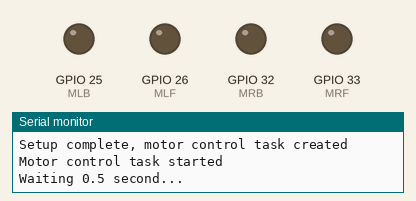
The sketch below on a simulated ESP32. Shown: output pins drawn as LEDs (lit = HIGH), the last lines printed to the serial monitor.

Above: at 0.1 s.
At 0.6 s:
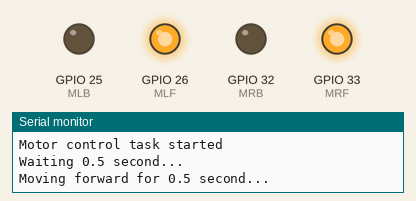
At 1.6 s:
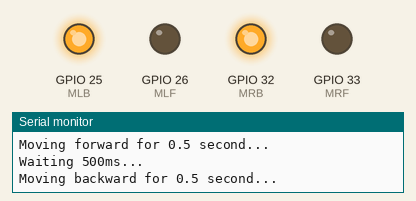
Timing chart, 0 to 3.5 s (numbered marks = the images above):
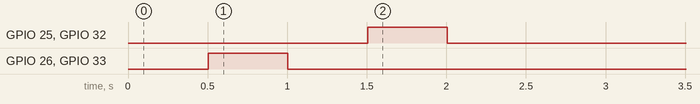

Measured:
- by itself, GPIO 25 (MLB), GPIO 32 (MRB): LOW → HIGH at 1.5 s, → LOW 0.50 s later
- by itself, GPIO 26 (MLF), GPIO 33 (MRF): LOW → HIGH at 0.50 s, → LOW 0.50 s later

The sketch:

base_IF4_TP2_BO_v2024_1.ino
```cpp
/**
 * 5GE-IF4 & 5GEA-IF5
 * 开放回路(BO)基础程序
 * 版本: 2024.1
 * 日期: 2024年9月17日
 * 作者: A. Lelevé
 *
 * **程序目标:**
 * 本程序旨在作为移动机器人开环控制的基础框架,其预期行为如下:
 *   1. 等待 1 秒。
 *   2. 使机器人前进 500 毫秒。
 *   3. 等待 500 毫秒。
 *   4. 使机器人后退 500 毫秒。
 *   5. 最终停止机器人。
 * (注意: 上述核心逻辑需由用户在后续实现中添加,此文件仅为初始化框架)
 */

#include <stdio.h> // 标准输入输出库,用于打印调试信息等
#include "freertos/FreeRTOS.h" // FreeRTOS实时操作系统库
#include "freertos/task.h"     // FreeRTOS任务管理库
#include "sdkconfig.h"         // ESP-IDF SDK配置头文件

// ==============================================================================
// 用户可修改参数
// ==============================================================================

// A MODIFIER >>>>>>>>>>>>>>>>>>>>>>>>>>
#define PWM_FREQ 1000
#define PWM_RESOLUTION 15


// --- 编码器引脚定义 ---
// 右侧编码器
const uint8_t SRA = 35; // 右侧编码器A相引脚 (蓝色线)
const uint8_t SRB = 34; // 右侧编码器B相引脚 (紫色线)
// 左侧编码器
const uint8_t SLA = 14; // 左侧编码器A相引脚 (蓝色或紫色线)
const uint8_t SLB = 27; // 左侧编码器B相引脚 (紫色或蓝色线)

// --- 电机驱动器引脚定义 (L298N或其他双H桥驱动器) ---
// 左侧电机
const uint8_t MLF = 26; // 左侧电机前进 (IN3 - Left Forward)
const uint8_t MLB = 25; // 左侧电机后退 (IN4 - Left Backward)

// 右侧电机
const uint8_t MRF = 33; // 右侧电机前进 (IN2 - Right Forward)
const uint8_t MRB = 32; // 右侧电机后退 (IN1 - Right Backward)

// ==============================================================================
// 全局变量 (待扩展)
// ==============================================================================
// PWM最大值，根据分辨率计算 (2^15 - 1 = 32767)
const uint32_t PWM_MAX = (1 << PWM_RESOLUTION) - 1;
// 电机速度设置 (占空比百分比，0-100)
const uint8_t MOTOR_SPEED = 50; // 50% 占空比

// ==============================================================================
// 中断服务程序 (待扩展)
// ==============================================================================
// 如果需要使用中断来处理编码器或其他传感器数据,可以在这里定义中断服务函数。

// ==============================================================================
// 电机控制函数
// ==============================================================================

/**
 * @brief 停止所有电机
 */
void stopMotors() {
  analogWrite(MLF, 0);
  analogWrite(MLB, 0);
  analogWrite(MRF, 0);
  analogWrite(MRB, 0);
}

/**
 * @brief 使机器人前进
 * @param speed 速度百分比 (0-100)
 */
void moveForward(uint8_t speed) {
  uint32_t pwm_value = (PWM_MAX * speed) / 100;
  // 左电机前进
  analogWrite(MLF, pwm_value);
  analogWrite(MLB, 0);
  // 右电机前进
  analogWrite(MRF, pwm_value);
  analogWrite(MRB, 0);
}

/**
 * @brief 使机器人后退
 * @param speed 速度百分比 (0-100)
 */
void moveBackward(uint8_t speed) {
  uint32_t pwm_value = (PWM_MAX * speed) / 100;
  // 左电机后退
  analogWrite(MLF, 0);
  analogWrite(MLB, pwm_value);
  // 右电机后退
  analogWrite(MRF, 0);
  analogWrite(MRB, pwm_value);
}

/**
 * @brief 电机控制任务
 * 执行：等待1秒 -> 前进1秒 -> 等待500ms -> 后退1秒 -> 停止
 */
void motorControlTask(void *pvParameters) {
  Serial.println("Motor control task started");

  // 1. 等待500m秒
  Serial.println("Waiting 0.5 second...");
  vTaskDelay(pdMS_TO_TICKS(500));

  // 2. 前进500m秒
  Serial.println("Moving forward for 0.5 second...");
  moveForward(MOTOR_SPEED);
  vTaskDelay(pdMS_TO_TICKS(500));

  // 3. 等待500毫秒
  Serial.println("Waiting 500ms...");
  stopMotors();
  vTaskDelay(pdMS_TO_TICKS(500));

  // 4. 后退1秒
  Serial.println("Moving backward for 0.5 second...");
  moveBackward(MOTOR_SPEED);
  vTaskDelay(pdMS_TO_TICKS(500));

  // 5. 停止
  Serial.println("Stopping motors");
  stopMotors();

  Serial.println("Motor control task completed");

  // 任务完成后删除自己
  vTaskDelete(NULL);
}

// ==============================================================================
// 支持函数
// ==============================================================================

/**
 * @brief 初始化一个PWM输出引脚。
 *
 * 此函数配置指定的GPIO引脚以生成PWM信号。它设置了PWM的频率和分辨率,
 * 并将初始占空比设置为0,即电机停止。
 *
 * @param pin 要配置为PWM输出的GPIO引脚编号。
 * @see https://github.com/espressif/arduino-esp32/blob/master/docs/en/migration_guides/2.x_to_3.0.rst#ledc
 */
void init_motor_pwm(uint8_t pin) {
  ledcAttach(pin, PWM_FREQ, PWM_RESOLUTION); // 将PWM通道绑定到引脚,并设置频率和分辨率
  analogWrite(pin, 0); // 将PWM占空比设置为0,确保电机初始停止
}

/**
 * @brief 初始化一个编码器输入引脚。
 *
 * 此函数将编码器的两个相(A相和B相)的引脚配置为输入,并启用内部上拉电阻。
 * 内部上拉电阻确保了当没有外部信号时,引脚处于高电平状态,防止浮空。
 *
 * @param pinA 编码器A相的GPIO引脚编号。
 * @param pinB 编码器B相的GPIO引脚编号。
 */
void init_encoder(uint8_t pinA, uint8_t pinB ) {
  pinMode(pinA, INPUT_PULLUP); // 配置A相引脚为输入并启用上拉
  pinMode(pinB, INPUT_PULLUP); // 配置B相引脚为输入并启用上拉
 }

// ==============================================================================
// Arduino核心函数
// ==============================================================================

/**
 * @brief 程序初始化函数。
 *
 * 这是Arduino程序的入口点,只在程序启动时执行一次。它负责初始化所有
 * 硬件组件和通信接口。
 */
void setup() {
  /*
     串行通信参考: https://techtutorialsx.com/2017/11/13/esp32-arduino-setting-a-socket-server/
     FreeRTOS参考: http://tvaira.free.fr/esp32/esp32-freertos.html
  */

  Serial.begin(115200); // 初始化串行通信,波特率为115200
  while (!Serial);      // 等待串行端口连接 (仅在某些板卡和IDE设置下需要)
  Serial.println("Setup start : openloop"); // 打印启动信息,指示进入开环设置

  // 初始化两个电机的驱动器输出 (PWM引脚)
  init_motor_pwm(MLF); // 初始化左侧电机前进引脚
  init_motor_pwm(MLB); // 初始化左侧电机后退引脚
  init_motor_pwm(MRF); // 初始化右侧电机前进引脚
  init_motor_pwm(MRB); // 初始化右侧电机后退引脚

  // 初始化编码器输入引脚
  init_encoder(SLA, SLB); // 初始化左侧编码器引脚
  init_encoder(SRA, SRB); // 初始化右侧编码器引脚

  // 创建电机控制任务
  xTaskCreate(
    motorControlTask,    // 任务函数
    "MotorControl",      // 任务名称
    2048,                // 堆栈大小
    NULL,                // 任务参数
    1,                   // 任务优先级
    NULL                 // 任务句柄
  );

  Serial.println("Setup complete, motor control task created");

  // 挂起setup/loop任务，防止loop()被执行
  // 获取当前任务句柄并挂起自己
  TaskHandle_t setup_task = xTaskGetCurrentTaskHandle();
  vTaskSuspend(setup_task);
}

/**
 * @brief 程序主循环函数。
 *
 * 在Arduino环境中,此函数通常在`setup()`之后重复执行。但在FreeRTOS
 * 驱动的ESP32应用程序中,如果`setup()`任务被挂起,并且没有其他任务
 * 被显式创建和启动,`loop()`可能不会被执行,或者其执行行为可能不确定。
 *
 * 在本程序中,由于`setup()`任务已将自身挂起,`loop()`函数理论上不应该被调用。
 * 如果它被调用,则表示程序流程可能不符合预期。
 */
void loop() {
    Serial.println("loop function is running !!?? :-( "); // 打印警告信息,表明loop函数意外运行
    // 通常,在一个基于FreeRTOS的应用程序中,一旦所有FreeRTOS任务启动,
    // loop()函数要么被留空,要么被移除,因为任务将接管执行流程。
    // 如果此消息被打印,可能表示FreeRTOS任务未能正确启动或存在其他问题。
}
```

Filter0.c
```cpp
/*
 * 学术许可证 - 仅供教学、学术研究和满足学位授予机构的课程要求使用。
 * 不得用于政府、商业或其他组织用途。
 *
 * 文件: Filter0.c
 *
 * 为Simulink模型'Filter0'生成的代码。
 *
 * 模型版本                  : 1.2
 * Simulink Coder 版本         : 9.4 (R2020b) 2020年7月29日
 * C/C++ 源代码生成时间        : 2021年4月27日 22:00:35 (周二)
 *
 * 目标选择: ert.tlc
 * 嵌入式硬件选择: Intel->x86-64 (Windows64)
 * 代码生成目标: 未指定
 * 验证结果: 未运行
 *
 * **中文注释:**
 * 这个源文件'Filter0.c'是Simulink模型'Filter0'自动生成的C语言实现文件。
 * 它包含了数字滤波器的具体算法逻辑，以及与模型数据交互所需的全局变量。
 * 和其他Simulink生成的文件一样，通常不建议手动修改此文件。
 */

#include "Filter0.h"         // 包含滤波器的公共接口和数据结构定义
#include "Filter0_private.h" // 包含滤波器的私有声明 (在此案例中仅包含rtwtypes.h)

/* 块状态 (默认存储) */
// Filter0_DW 结构体实例，存储数字滤波器的内部状态（如延迟线元素）。
// 这些状态在每次滤波器计算时更新，并在调用之间保持其值。
DW_Filter0_T Filter0_DW;

/* 外部输入 (具有默认存储的根输入端口信号) */
// Filter0_U 结构体实例，用于接收滤波器的外部输入信号（u1, u2）。
// 外部代码在使用滤波器前，需要将输入数据写入此结构体。
ExtU_Filter0_T Filter0_U;

/* 外部输出 (由具有默认存储的根输出端口馈送的信号) */
// Filter0_Y 结构体实例，用于存储滤波器的计算结果（y1, y2）。
// 外部代码在调用滤波器步进函数后，可以从此处读取输出数据。
ExtY_Filter0_T Filter0_Y;

/* 实时模型 */
// Filter0_M_ 是实时模型数据结构的一个静态实例，它包含了模型运行时的元数据。
static RT_MODEL_Filter0_T Filter0_M_;
// Filter0_M 是一个指向 Filter0_M_ 实例的常量指针，提供对模型数据的全局访问。
RT_MODEL_Filter0_T *const Filter0_M = &Filter0_M_;

/* 模型步进函数 */
/**
 * @brief 数字滤波器的主步进函数。
 *
 * 此函数执行一个时间步长的数字滤波计算。
 * 它根据输入信号 `Filter0_U` 和当前的内部状态 `Filter0_DW` 来计算新的输出 `Filter0_Y`，
 * 并更新内部状态 `Filter0_DW` 以供下一个时间步长使用。
 *
 * 该函数实现了两个独立的数字滤波器（对应u1/y1和u2/y2），它们可能采用
 * 双二阶（biquad）滤波器结构，其系数直接嵌入在代码中。
 */
void Filter0_step(void)
{
  real_T denAccum; // 用于存储分母累加计算的中间变量

  /* S-Function (sdspbiquad): '<S2>/Digital Filter' 包含了:
   *  输入端口: '<Root>/u1'
   *
   * 这是第一个数字滤波器的计算部分，处理输入u1。
   * 计算涉及到当前的输入u1、滤波器的历史状态DigitalFilter_FILT_STATES[0]和[1]，
   * 以及由Simulink模型生成的固定系数。
   */
  denAccum = (0.0674552738890719 * Filter0_U.u1 - -1.1429805025399011 *
              Filter0_DW.DigitalFilter_FILT_STATES[0]) - 0.41280159809618877 *
    Filter0_DW.DigitalFilter_FILT_STATES[1];

  /* 输出端口: '<Root>/y1' 包含了:
   *  S-Function (sdspbiquad): '<S2>/Digital Filter'
   *
   * 根据计算出的denAccum和滤波器的状态，得出第一个输出y1。
   */
  Filter0_Y.y1 = (2.0 * Filter0_DW.DigitalFilter_FILT_STATES[0] + denAccum) +
    Filter0_DW.DigitalFilter_FILT_STATES[1];

  /* S-Function (sdspbiquad): '<S2>/Digital Filter' */
  // 更新第一个数字滤波器的内部状态，为下一个时间步长做准备。
  Filter0_DW.DigitalFilter_FILT_STATES[1] =
    Filter0_DW.DigitalFilter_FILT_STATES[0];
  Filter0_DW.DigitalFilter_FILT_STATES[0] = denAccum;

  /* S-Function (sdspbiquad): '<S3>/Digital Filter' 包含了:
   *  输入端口: '<Root>/u2'
   *
   * 这是第二个数字滤波器的计算部分，处理输入u2，其结构和系数与第一个滤波器类似。
   */
  denAccum = (0.0674552738890719 * Filter0_U.u2 - -1.1429805025399011 *
              Filter0_DW.DigitalFilter_FILT_STATES_g[0]) - 0.41280159809618877 *
    Filter0_DW.DigitalFilter_FILT_STATES_g[1];

  /* 输出端口: '<Root>/y2' 包含了:
   *  S-Function (sdspbiquad): '<S3>/Digital Filter'
   *
   * 根据计算出的denAccum和滤波器的状态，得出第二个输出y2。
   */
  Filter0_Y.y2 = (2.0 * Filter0_DW.DigitalFilter_FILT_STATES_g[0] + denAccum) +
    Filter0_DW.DigitalFilter_FILT_STATES_g[1];

  /* S-Function (sdspbiquad): '<S3>/Digital Filter' */
  // 更新第二个数字滤波器的内部状态。
  Filter0_DW.DigitalFilter_FILT_STATES_g[1] =
    Filter0_DW.DigitalFilter_FILT_STATES_g[0];
  Filter0_DW.DigitalFilter_FILT_STATES_g[0] = denAccum;
}

/* 模型初始化函数 */
/**
 * @brief 数字滤波器的初始化函数。
 *
 * 此函数用于在滤波器开始工作前进行必要的初始化。
 * 在此生成的代码中，此函数是空的，表示当前滤波器实现不需要显式的初始化步骤
 * (例如，状态变量可能已在定义时默认初始化为零，或者其初始值不影响稳定性)。
 */
void Filter0_initialize(void)
{
  /* (无需初始化代码) */
}

/* 模型终止函数 */
/**
 * @brief 数字滤波器的终止函数。
 *
 * 此函数用于在滤波器不再需要时进行资源清理。
 * 在此生成的代码中，此函数是空的，表示当前滤波器实现不需要显式的终止步骤
 * (例如，没有动态分配的内存需要释放)。
 */
void Filter0_terminate(void)
{
  /* (无需终止代码) */
}

/*
 * 生成代码的文件尾部。
 *
 * [EOF]
 */
```

Filter0.h
```cpp
/*
 * 学术许可证 - 仅供教学、学术研究和满足学位授予机构的课程要求使用。
 * 不得用于政府、商业或其他组织用途。
 *
 * 文件: Filter0.h
 *
 * 为Simulink模型'Filter0'生成的代码。
 *
 * 模型版本                  : 1.2
 * Simulink Coder 版本         : 9.4 (R2020b) 2020年7月29日
 * C/C++ 源代码生成时间        : 2021年4月27日 22:00:35 (周二)
 *
 * 目标选择: ert.tlc
 * 嵌入式硬件选择: Intel->x86-64 (Windows64)
 * 代码生成目标: 未指定
 * 验证结果: 未运行
 *
 * **中文注释:**
 * 这个头文件'Filter0.h'是Simulink模型'Filter0'自动生成的代码。
 * 它定义了数字滤波器模块的接口、数据结构和函数原型，以便在嵌入式系统中使用。
 * 通常，这类文件不建议手动修改，因为任何修改都可能在模型重新生成时被覆盖。
 */

#ifndef RTW_HEADER_Filter0_h_ // 防止头文件被重复包含
#define RTW_HEADER_Filter0_h_

#ifndef Filter0_COMMON_INCLUDES_ // 防止通用包含文件被重复包含
#define Filter0_COMMON_INCLUDES_
#include "rtwtypes.h" // 包含Simulink Coder生成的标准数据类型定义
#endif                                 /* Filter0_COMMON_INCLUDES_ */

#include "Filter0_types.h" // 包含模型特定的类型定义

/* 用于访问实时模型数据结构的宏定义 */
#ifndef rtmGetErrorStatus // 获取错误状态的宏
#define rtmGetErrorStatus(rtm)         ((rtm)->errorStatus)
#endif

#ifndef rtmSetErrorStatus // 设置错误状态的宏
#define rtmSetErrorStatus(rtm, val)    ((rtm)->errorStatus = (val))
#endif

/* 系统'<Root>'的块状态 (默认存储) */
// DW_Filter0_T 结构体用于存储滤波器的内部状态变量。
// 这些状态变量在每次滤波器步进计算中都会更新，并用于下一次计算。
typedef struct {
  real_T DigitalFilter_FILT_STATES[2]; /* '<S2>/Digital Filter' - 数字滤波器的状态变量 */
  real_T DigitalFilter_FILT_STATES_g[2];/* '<S3>/Digital Filter' - 另一个数字滤波器的状态变量 */
} DW_Filter0_T;

/* 外部输入 (具有默认存储的根输入端口信号) */
// ExtU_Filter0_T 结构体用于存储滤波器的外部输入信号。
// 'u1'和'u2'代表了模型的两个输入端口。
typedef struct {
  real_T u1;                           /* '<Root>/u1' - 第一个输入信号 */
  real_T u2;                           /* '<Root>/u2' - 第二个输入信号 */
} ExtU_Filter0_T;

/* 外部输出 (由具有默认存储的根输出端口馈送的信号) */
// ExtY_Filter0_T 结构体用于存储滤波器的外部输出信号。
// 'y1'和'y2'代表了模型的两个输出端口。
typedef struct {
  real_T y1;                           /* '<Root>/y1' - 第一个输出信号 */
  real_T y2;                           /* '<Root>/y2' - 第二个输出信号 */
} ExtY_Filter0_T;

/* 实时模型数据结构 */
// tag_RTM_Filter0_T 结构体包含了实时模型运行时的数据，例如错误状态。
struct tag_RTM_Filter0_T {
  const char_T * volatile errorStatus; // 模型运行时的错误状态字符串
};

/* 块状态 (默认存储) */
// 声明Filter0_DW为全局变量，用于存储滤波器的所有内部状态。
extern DW_Filter0_T Filter0_DW;

/* 外部输入 (具有默认存储的根输入端口信号) */
// 声明Filter0_U为全局变量，用于访问滤波器的输入。
extern ExtU_Filter0_T Filter0_U;

/* 外部输出 (由具有默认存储的根输出端口馈送的信号) */
// 声明Filter0_Y为全局变量，用于访问滤波器的输出。
extern ExtY_Filter0_T Filter0_Y;

/* 模型入口点函数 */
// 以下声明了滤波器模块的关键函数原型。
extern void Filter0_initialize(void); // 滤波器初始化函数，用于设置初始状态和参数
extern void Filter0_step(void);       // 滤波器步进函数，每次调用执行一次滤波计算
extern void Filter0_terminate(void);  // 滤波器终止函数，用于清理资源 (在嵌入式中通常为空)

/* 实时模型对象 */
// 声明Filter0_M为全局常量指针，指向实时模型数据结构。
extern RT_MODEL_Filter0_T *const Filter0_M;

/*-
 * 由于优化而被从模型中消除的块:
 *
 * Block '<S4>/Check Signal Attributes' : 未使用的代码路径消除
 * Block '<S5>/Check Signal Attributes' : 未使用的代码路径消除
 *
 * **中文注释:**
 * 这部分注释说明了Simulink在代码生成过程中，由于优化原因，某些块可能被消除。
 * 这有助于理解生成的代码为何不包含模型中所有可见的块。
 */

/*-
 * 生成的代码包含的注释允许您直接追溯到模型中的相应位置。
 * 基本格式是 <系统>/块名称，其中系统是系统编号 (Simulink唯一分配)，
 * 块名称是块的名称。
 *
 * 请注意，这段特定的代码来源于子系统构建，其系统编号与父模型不同。
 * 请参阅下面的子系统层次结构，并使用MATLAB的hilite_system命令追溯生成的代码
 * 到父模型。例如，
 *
 * hilite_system('SimuESP32/Filter')    - 打开子系统 SimuESP32/Filter
 * hilite_system('SimuESP32/Filter/Kp') - 打开并选择块 Kp
 *
 * 这是此模型的系统层次结构
 *
 * '<Root>' : 'SimuESP32' - 根系统名为'SimuESP32'
 * '<S1>'   : 'SimuESP32/Filter' - 系统1是'SimuESP32'下的'Filter'子系统
 * '<S2>'   : 'SimuESP32/Filter/Digital Filter Design' - 系统2是'Filter'下的数字滤波器设计块
 * '<S3>'   : 'SimuESP32/Filter/Digital Filter Design1' - 系统3是'Filter'下的另一个数字滤波器设计块
 * '<S4>'   : 'SimuESP32/Filter/Digital Filter Design/Check Signal Attributes' - 系统4
 * '<S5>'   : 'SimuESP32/Filter/Digital Filter Design1/Check Signal Attributes' - 系统5
 *
 * **中文注释:**
 * 这部分是Simulink生成代码的标准注释，用于帮助开发者将生成的C代码追溯回原始的Simulink模型。
 * 它提供了模型层次结构信息以及如何使用MATLAB命令进行可视化追踪的示例。
 */
#endif                                 /* RTW_HEADER_Filter0_h_ */

/*
 * 生成代码的文件尾部。
 *
 * [EOF]
 */
```

Filter0_types.h
```cpp
/*
 * 学术许可证 - 仅供教学、学术研究和满足学位授予机构的课程要求使用。
 * 不得用于政府、商业或其他组织用途。
 *
 * 文件: Filter0_types.h
 *
 * 为Simulink模型'Filter0'生成的代码。
 *
 * 模型版本                  : 1.2
 * Simulink Coder 版本         : 9.4 (R2020b) 2020年7月29日
 * C/C++ 源代码生成时间        : 2021年4月27日 22:00:35 (周二)
 *
 * 目标选择: ert.tlc
 * 嵌入式硬件选择: Intel->x86-64 (Windows64)
 * 代码生成目标: 未指定
 * 验证结果: 未运行
 *
 * **中文注释:**
 * 这个头文件'Filter0_types.h'是Simulink模型'Filter0'自动生成的类型定义文件。
 * 它主要用于定义模型特定的数据类型，特别是对实时模型数据结构进行前向声明，
 * 以确保在其他模块中可以引用这些类型而不会产生循环依赖。
 */

#ifndef RTW_HEADER_Filter0_types_h_ // 防止头文件被重复包含
#define RTW_HEADER_Filter0_types_h_

/* 模型代码变体 (Model Code Variants) */

/* rtModel 的前向声明 */
// RT_MODEL_Filter0_T 是实时模型数据结构的一个类型定义。
// 它的完整定义通常在Filter0.h中（通过结构体的tag_RTM_Filter0_T别名）。
// 在这里进行前向声明是为了解决可能出现的头文件循环依赖问题，
// 允许其他文件在使用此类型时不需要完整定义。
typedef struct tag_RTM_Filter0_T RT_MODEL_Filter0_T;

#endif                                 /* RTW_HEADER_Filter0_types_h_ */

/*
 * 生成代码的文件尾部。
 *
 * [EOF]
 */
```

Filter0_private.h
```cpp
/*
 * 学术许可证 - 仅供教学、学术研究和满足学位授予机构的课程要求使用。
 * 不得用于政府、商业或其他组织用途。
 *
 * 文件: Filter0_private.h
 *
 * 为Simulink模型'Filter0'生成的代码。
 *
 * 模型版本                  : 1.2
 * Simulink Coder 版本         : 9.4 (R2020b) 2020年7月29日
 * C/C++ 源代码生成时间        : 2021年4月27日 22:00:35 (周二)
 *
 * 目标选择: ert.tlc
 * 嵌入式硬件选择: Intel->x86-64 (Windows64)
 * 代码生成目标: 未指定
 * 验证结果: 未运行
 *
 * **中文注释:**
 * 这个头文件'Filter0_private.h'是Simulink模型'Filter0'自动生成的私有头文件。
 * 它主要用于包含模型内部的、不希望对外暴露的私有声明（例如，内部函数原型、
 * 结构体定义等）。在当前版本中，它仅包含了rtwtypes.h，作为未来扩展的占位符，
 * 或用于确保私有数据类型的一致性。
 */

#ifndef RTW_HEADER_Filter0_private_h_ // 防止头文件被重复包含
#define RTW_HEADER_Filter0_private_h_
#include "rtwtypes.h" // 包含Simulink Coder生成的标准数据类型定义
#endif                                 /* RTW_HEADER_Filter0_private_h_ */

/*
 * 生成代码的文件尾部。
 *
 * [EOF]
 */
```

Source omitted: rtwtypes.h (5697 bytes)
